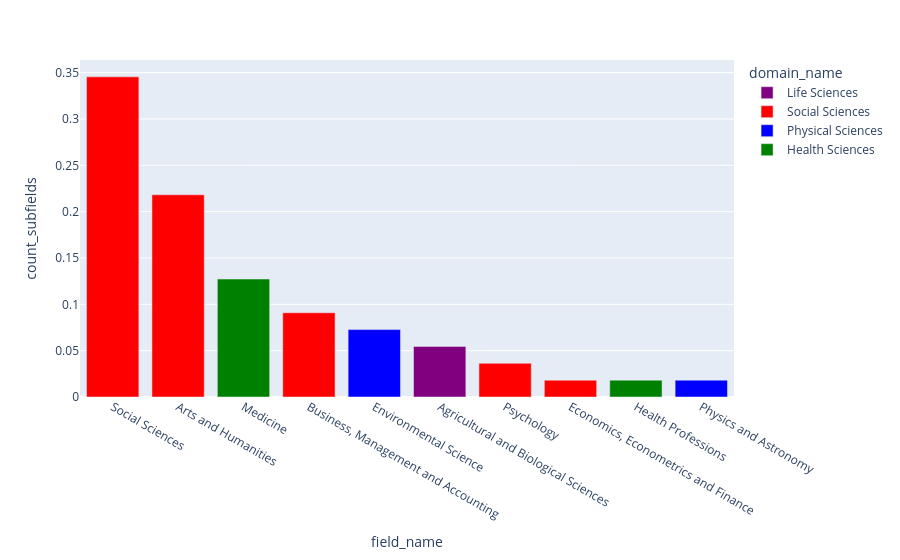

Here is the notebook cell this chart was saved with:
### Code cell
px.bar(df_fields_counted, x="field_name", y="count_subfields", color="domain_name",
       category_orders={"field_name": df_fields_counted.sort_values("count_subfields", ascending=False)["field_name"]},
       color_discrete_map=color_by_domain)

### Figure 1 — Plotly figure (JSON) as saved in the notebook; plotly's stock layout.template omitted (floating-point values rounded to 4 significant figures)
{"data": [{"hovertemplate": "domain_name=Life Sciences<br>field_name=%{x}<br>count_subfields=%{y}<extra></extra>", "legendgroup": "Life Sciences", "marker": {"color": "purple", "pattern": {"shape": ""}}, "name": "Life Sciences", "orientation": "v", "showlegend": true, "textposition": "auto", "x": ["Agricultural and Biological Sciences"], "xaxis": "x", "y": [0.05455], "yaxis": "y", "type": "bar"}, {"hovertemplate": "domain_name=Social Sciences<br>field_name=%{x}<br>count_subfields=%{y}<extra></extra>", "legendgroup": "Social Sciences", "marker": {"color": "red", "pattern": {"shape": ""}}, "name": "Social Sciences", "orientation": "v", "showlegend": true, "textposition": "auto", "x": ["Arts and Humanities", "Business, Management and Accounting", "Economics, Econometrics and Finance", "Psychology", "Social Sciences"], "xaxis": "x", "y": [0.2182, 0.09091, 0.01818, 0.03636, 0.3455], "yaxis": "y", "type": "bar"}, {"hovertemplate": "domain_name=Physical Sciences<br>field_name=%{x}<br>count_subfields=%{y}<extra></extra>", "legendgroup": "Physical Sciences", "marker": {"color": "blue", "pattern": {"shape": ""}}, "name": "Physical Sciences", "orientation": "v", "showlegend": true, "textposition": "auto", "x": ["Environmental Science", "Physics and Astronomy"], "xaxis": "x", "y": [0.07273, 0.01818], "yaxis": "y", "type": "bar"}, {"hovertemplate": "domain_name=Health Sciences<br>field_name=%{x}<br>count_subfields=%{y}<extra></extra>", "legendgroup": "Health Sciences", "marker": {"color": "green", "pattern": {"shape": ""}}, "name": "Health Sciences", "orientation": "v", "showlegend": true, "textposition": "auto", "x": ["Health Professions", "Medicine"], "xaxis": "x", "y": [0.01818, 0.1273], "yaxis": "y", "type": "bar"}], "layout": {"xaxis": {"anchor": "y", "domain": [0.0, 1.0], "title": {"text": "field_name"}, "categoryorder": "array", "categoryarray": ["Social Sciences", "Arts and Humanities", "Medicine", "Business, Management and Accounting", "Environmental Science", "Agricultural and Biological Sciences", "Psychology", "Economics, Econometrics and Finance", "Health Professions", "Physics and Astronomy"]}, "yaxis": {"anchor": "x", "domain": [0.0, 1.0], "title": {"text": "count_subfields"}}, "legend": {"title": {"text": "domain_name"}, "tracegroupgap": 0}, "margin": {"t": 60}, "barmode": "relative"}}
